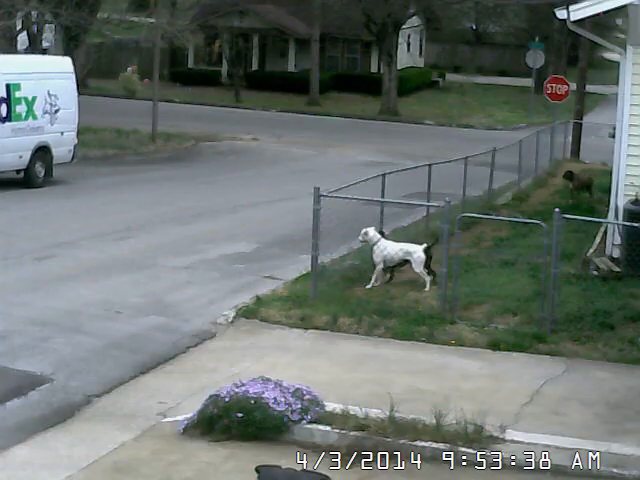
#> input picture frame 182 of lecture_3/03_image_sequences/input/Sometimes Security Cameras catch a gem.mp4, 640 x 480 px, given in place of remember.mkv, which was not available
$ python ex07_lukas_kanade.py
#> lines starting #> are read from the running program, lines starting #| are printed output that depends on the picture; pictures that were not available may be replaced by others from this repository, and a replacement may not be noted
### lecture_3/03_image_sequences/solutions/lsdp_tools.py
import cv2

class FrameIterator():
    def __init__(self, filename):
        self.cap = cv2.VideoCapture(filename)
        assert self.cap.isOpened(), "Could not open video stream."

    def frame_generator(self):
        # Define a generator that yields frames from the video
        while(1):
            ret, frame = self.cap.read()
            if ret is not True:
                break
            yield frame
        self.cap.release()

### lecture_3/03_image_sequences/solutions/ex07_lukas_kanade.py
import numpy as np
import cv2
from lsdp_tools import FrameIterator
import matplotlib.pyplot as plt


class MotionDetectionMeanBackgroundModel:
    def __init__(self):
        self.generator = FrameIterator('../input/remember.mkv').frame_generator()
        self.open_and_place_windows()

        # params for ShiTomasi corner detection
        self.feature_params = dict(maxCorners=500,
                              qualityLevel=0.05,
                              minDistance=7,
                              blockSize=7)

        # Parameters for lucas kanade optical flow
        self.lk_params = dict(winSize=(15, 15),
                         maxLevel=2,
                         criteria=(cv2.TERM_CRITERIA_EPS | cv2.TERM_CRITERIA_COUNT, 10, 0.03))

        # Create some random colors
        self.color = np.random.randint(0, 255, (1000, 3))


    def open_and_place_windows(self):
        # Open and place windows
        cv2.namedWindow("frame")
        cv2.moveWindow("frame", 0, 0)


    def main(self):
        # Look at each frame in the video one at a time.
        first_frame = next(self.generator)
#> first_frame is the input picture: shape (480, 640, 3); mean B, G, R 112.3, 115.7, 107.3

        # Take first frame and find corners in it
        old_gray = cv2.cvtColor(first_frame, cv2.COLOR_BGR2GRAY)
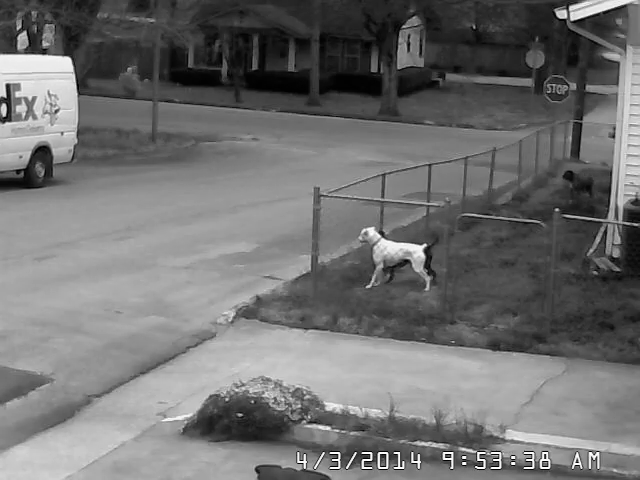
#> old_gray: shape (480, 640); min 0, max 255, mean 112.8

        # Locate good features to track
        p0 = cv2.goodFeaturesToTrack(old_gray, mask=None, **self.feature_params)
#> p0 = 135 rows, first 8: [399, 465], [414, 459], [370, 456], [337, 458], [545, 459], [380, 455], [397, 455], [479, 456]

        # Create a mask image for drawing purposes
        mask = np.zeros_like(first_frame)

        for frame in self.generator:
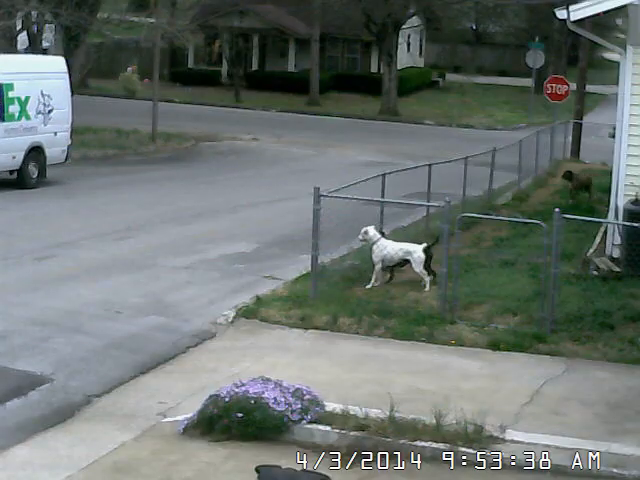
#> input picture frame 183 of lecture_3/03_image_sequences/input/Sometimes Security Cameras catch a gem.mp4, 640 x 480 px, given in place of remember.mkv, which was not available
            frame_gray = cv2.cvtColor(frame, cv2.COLOR_BGR2GRAY)

            # Calculate optical flow
            p1, st, err = cv2.calcOpticalFlowPyrLK(old_gray, frame_gray, p0,
                    None, **self.lk_params)

            # Select good points
            good_new = p1[st == 1]
            good_old = p0[st == 1]

            # Draw the tracks
            for i, (new, old) in enumerate(zip(good_new, good_old)):
                a, b = new.ravel()
                c, d = old.ravel()
                mask = cv2.line(img=mask,
                                pt1=(int(a), int(b)),
                                pt2=(int(c), int(d)),
                                color=self.color[i].tolist(),
                                thickness=2)
                frame = cv2.circle(img=frame,
                                   center=(int(a), int(b)),
                                   radius=0,
                                   color=self.color[i].tolist(),
                                   thickness=-1)

            img = cv2.add(frame, mask)
            mask = cv2.addWeighted(mask, 0.99, mask, 0, 0)
            cv2.imshow('frame', img)

            # Now update the previous frame and previous points
            old_gray = frame_gray.copy()
            p0 = good_new.reshape(-1, 1, 2)

            k = cv2.waitKey(10) & 0xff
            if k == 27:
                break
            if k == ord('r'):
                # Reset points to track
                p0 = cv2.goodFeaturesToTrack(frame_gray, mask=None, **self.feature_params)
#> this loop made 1 pass; (key Esc is pressed on pass 1)
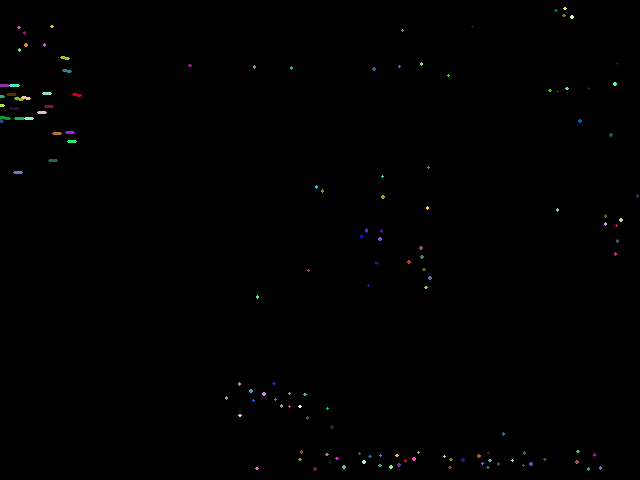
#> mask: shape (480, 640, 3); mean B, G, R 0.6, 0.6, 0.6


model = MotionDetectionMeanBackgroundModel()
model.main()

$ run again, starting later in the video
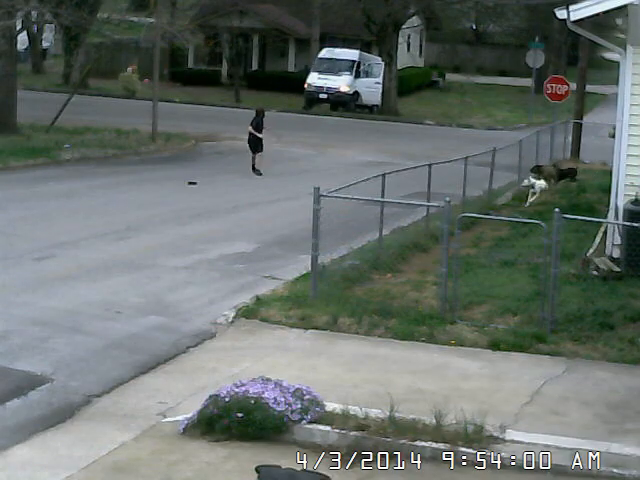
#> input picture frame 821 of lecture_3/03_image_sequences/input/Sometimes Security Cameras catch a gem.mp4, 640 x 480 px, given in place of remember.mkv, which was not available
#> in main, first_frame is the input picture: shape (480, 640, 3); mean B, G, R 108.7, 112.6, 104.5
#> p0 = 133 rows, first 8: [399, 465], [337, 458], [380, 455], [414, 459], [397, 455], [370, 456], [479, 456], [497, 463]
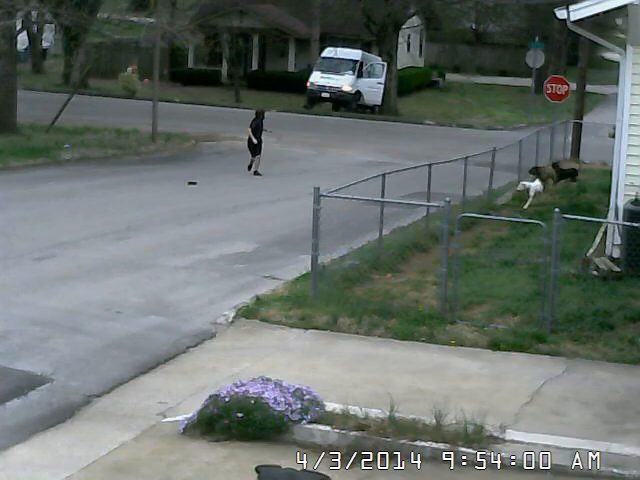
#> input picture frame 822 of lecture_3/03_image_sequences/input/Sometimes Security Cameras catch a gem.mp4, 640 x 480 px, given in place of remember.mkv, which was not available
#> the loop in main, `for frame in self.generator:` made 1 pass; (key Esc is pressed on pass 1)
#> after the loop in main, `for frame in self.generator:`:
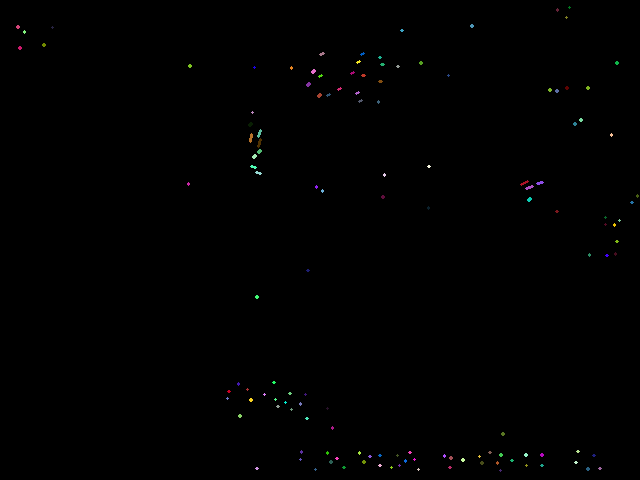
#> mask: shape (480, 640, 3); mean B, G, R 0.5, 0.5, 0.5

$ run again, starting later in the video
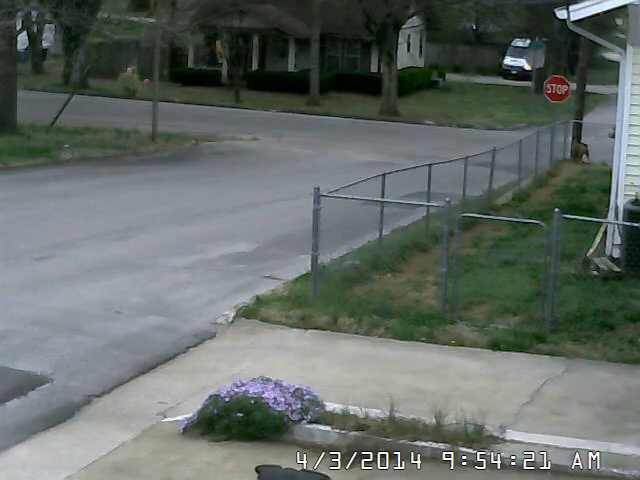
#> input picture frame 1460 of lecture_3/03_image_sequences/input/Sometimes Security Cameras catch a gem.mp4, 640 x 480 px, given in place of remember.mkv, which was not available
#> in main, first_frame is the input picture: shape (480, 640, 3); mean B, G, R 103.1, 107.5, 99.4
#> in main, `old_gray = cv2.cvtColor(first_frame, cv2.COLOR_BGR2GRAY)`:
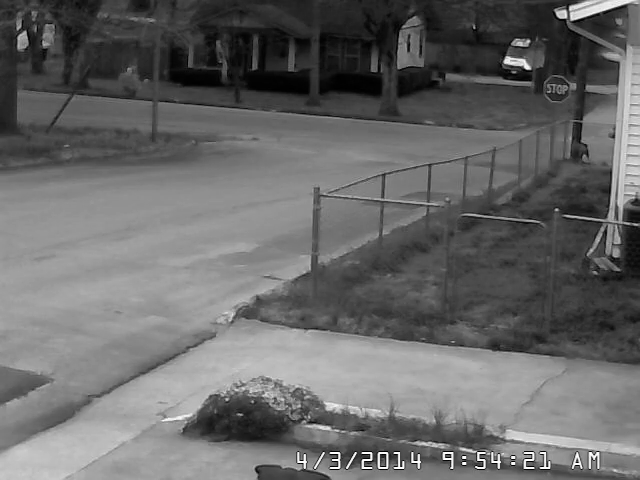
#> old_gray: shape (480, 640); min 0, max 255, mean 104.6
#> p0 = 104 rows, first 8: [399, 465], [545, 465], [414, 459], [397, 455], [337, 457], [370, 456], [380, 455], [479, 456]
#> the loop in main, `for frame in self.generator:` made 1 pass; (key Esc is pressed on pass 1)
#> after the loop in main, `for frame in self.generator:`:
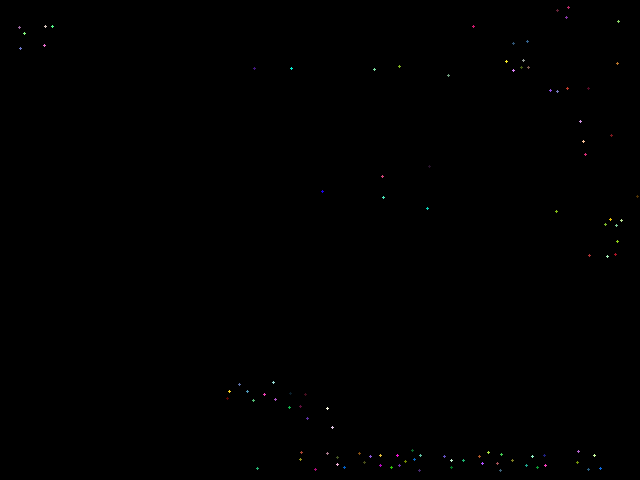
#> mask: shape (480, 640, 3); mean B, G, R 0.2, 0.2, 0.2
